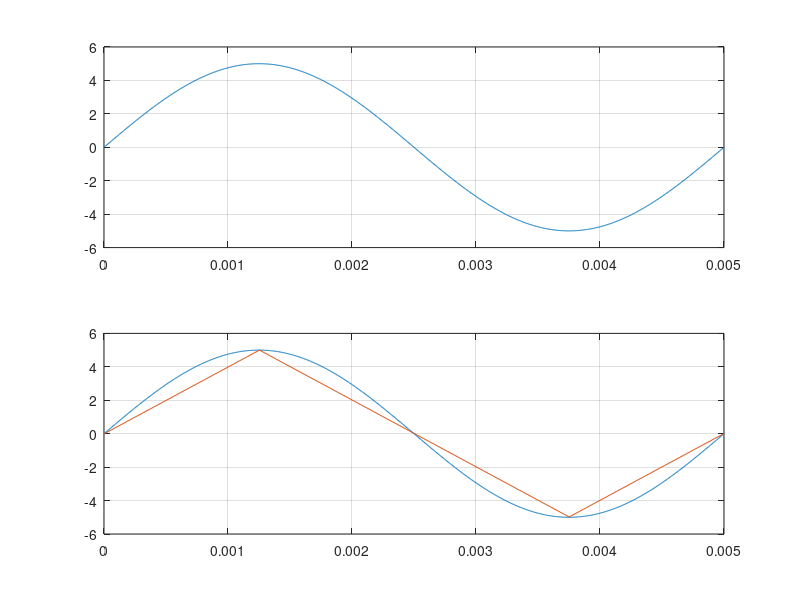

MATLAB code for this plot:
clc;
clear all;
load('input.mat');

len = size(Input,2);

a = Input(1,:);
time = Input(2,:);

subplot(2,1,1);
plot(time,a);
grid on;
hold off;

staircases = zeros(1,len);
b = zeros(1,len);
b(1) = 1;
del=0.02;
staircases(1) = 0;
for i=1:len-1
    if(a(i) < a(i+1))
        b(i) = 1;
        staircases(i+1) = staircases(i)+del;
    else
        b(i) = 0;
        staircases(i+1) = staircases(i)-del;
    end
end

dlmwrite('output.txt',b,' ');

subplot(2,1,2);
plot(time,a);
hold on;
grid on;

stairs(time,staircases);
hold off;